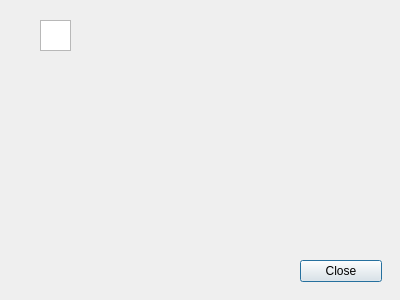
<?xml version="1.0" encoding="UTF-8"?>
<ui version="4.0">
 <class>Inventory</class>
 <widget class="QDialog" name="Inventory">
  <property name="geometry">
   <rect>
    <x>0</x>
    <y>0</y>
    <width>400</width>
    <height>300</height>
   </rect>
  </property>
  <property name="minimumSize">
   <size>
    <width>400</width>
    <height>300</height>
   </size>
  </property>
  <property name="maximumSize">
   <size>
    <width>400</width>
    <height>300</height>
   </size>
  </property>
  <property name="windowTitle">
   <string>Dialog</string>
  </property>
  <widget class="QGraphicsView" name="graphicsView">
   <property name="geometry">
    <rect>
     <x>40</x>
     <y>20</y>
     <width>31</width>
     <height>31</height>
    </rect>
   </property>
   <property name="interactive">
    <bool>true</bool>
   </property>
  </widget>
  <widget class="QPushButton" name="pushButton">
   <property name="geometry">
    <rect>
     <x>300</x>
     <y>260</y>
     <width>82</width>
     <height>22</height>
    </rect>
   </property>
   <property name="text">
    <string>Close</string>
   </property>
  </widget>
 </widget>
 <resources/>
 <connections/>
</ui>
